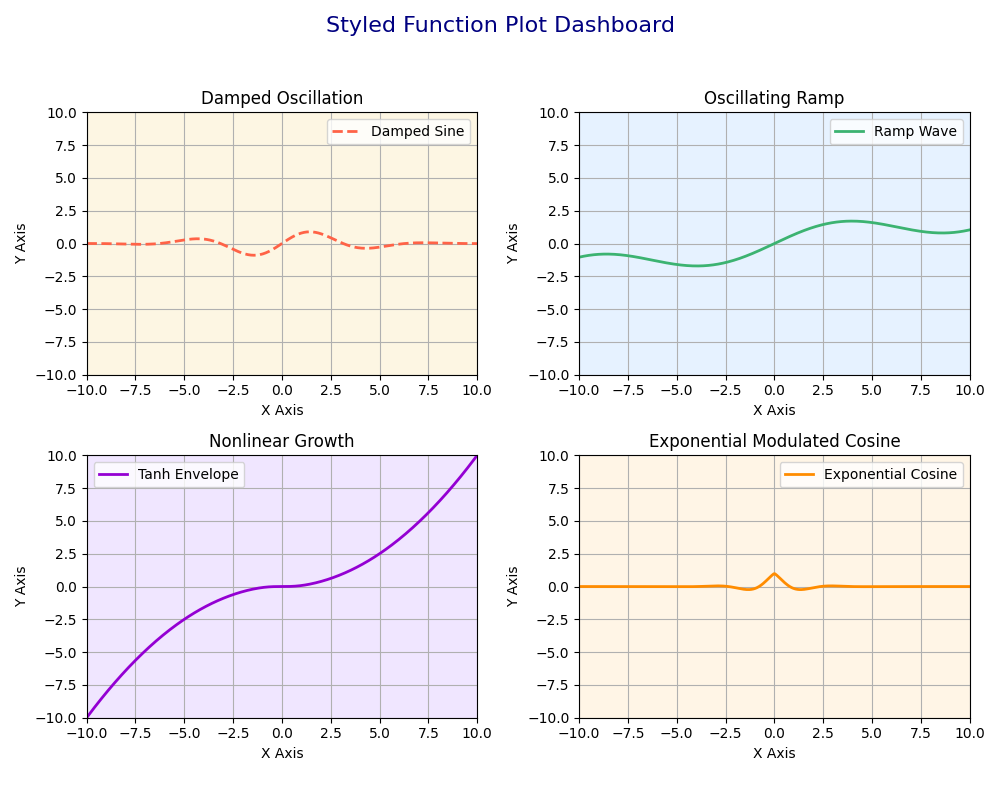

Generate this figure with Python:
# styled_dashboard.py
import numpy as np
import matplotlib.pyplot as plt

class StyledDashboard:
    """
    Generates a 2x2 matplotlib dashboard with uniquely styled subplots using custom curves
    and layout formatting for educational and presentation purposes.
    """

    @staticmethod
    def render():
        x = np.linspace(-10, 10, 400)

        fig, axs = plt.subplots(2, 2, figsize=(10, 8))
        fig.suptitle("Styled Function Plot Dashboard", fontsize=16, color='navy')

        # Subplot 1 – Custom oscillation curve
        y1 = np.sin(x) * np.exp(-x**2 / 20)
        axs[0, 0].plot(x, y1, color='tomato', linestyle='--', linewidth=2, label='Damped Sine')
        axs[0, 0].set_title("Damped Oscillation")
        axs[0, 0].legend()
        axs[0, 0].grid(True)
        axs[0, 0].set_facecolor('#fdf6e3')

        # Subplot 2 – Wavy ramp curve
        y2 = np.sin(x / 2) + x / 5
        axs[0, 1].plot(x, y2, color='mediumseagreen', linestyle='-', linewidth=2, label='Ramp Wave')
        axs[0, 1].set_title("Oscillating Ramp")
        axs[0, 1].legend()
        axs[0, 1].grid(True)
        axs[0, 1].set_facecolor('#e6f2ff')

        # Subplot 3 – Quadratic envelope
        y3 = np.tanh(x) * x**2 / 10
        axs[1, 0].plot(x, y3, color='darkviolet', linewidth=2, label='Tanh Envelope')
        axs[1, 0].set_title("Nonlinear Growth")
        axs[1, 0].legend()
        axs[1, 0].grid(True)
        axs[1, 0].set_facecolor('#f0e6ff')

        # Subplot 4 – Exponential dip
        y4 = np.exp(-np.abs(x)) * np.cos(2 * x)
        axs[1, 1].plot(x, y4, color='darkorange', linewidth=2, label='Exponential Cosine')
        axs[1, 1].set_title("Exponential Modulated Cosine")
        axs[1, 1].legend()
        axs[1, 1].grid(True)
        axs[1, 1].set_facecolor('#fff5e6')

        for ax in axs.flat:
            ax.set_xlim(-10, 10)
            ax.set_ylim(-10, 10)
            ax.set_xlabel("X Axis")
            ax.set_ylabel("Y Axis")

        plt.tight_layout(rect=[0, 0.03, 1, 0.95])
        plt.show()


if __name__ == "__main__":
    StyledDashboard.render()
